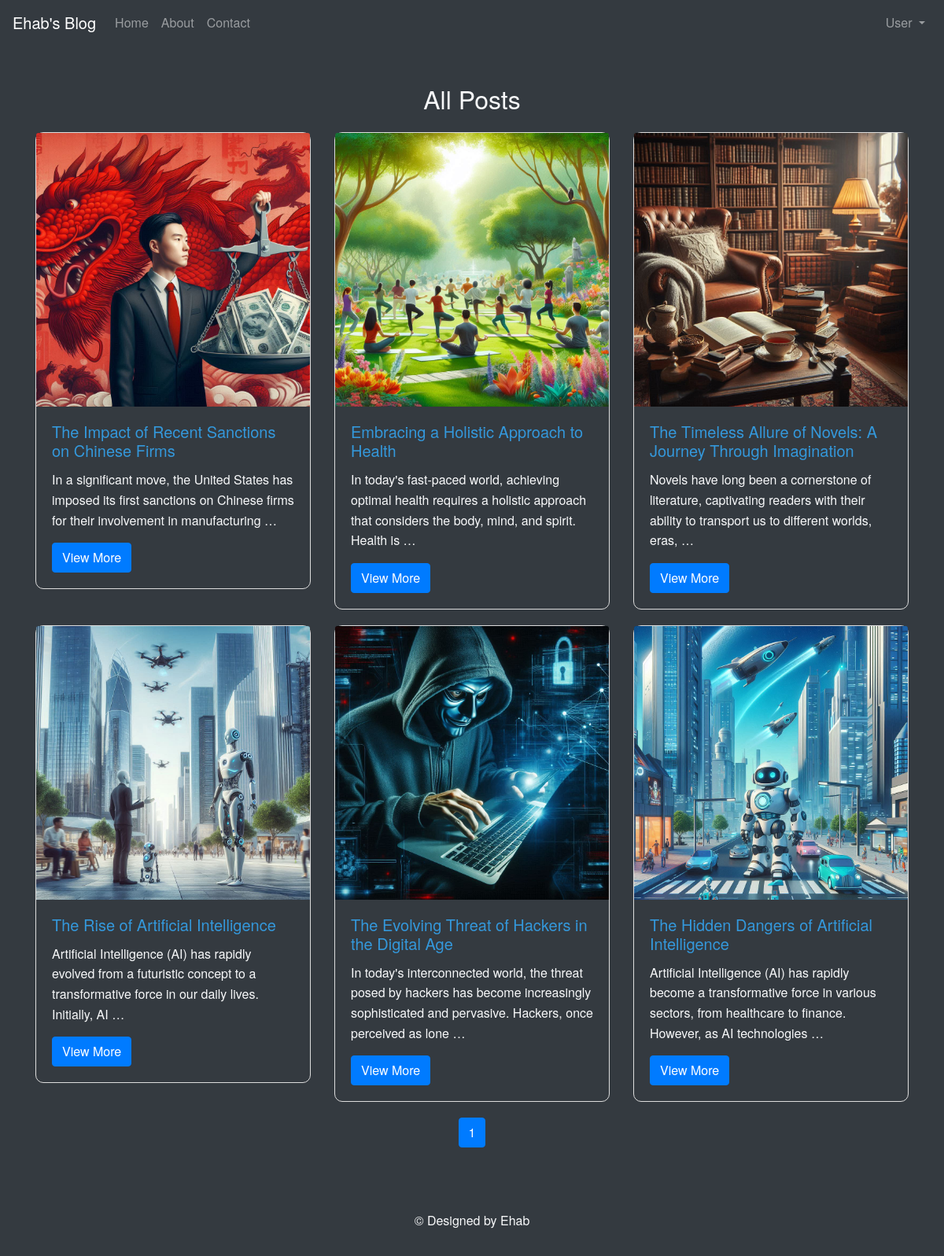
/posts/, run on the app's committed database.
### blog/models.py (models this page shows, shortened)
class CreatePost(models.Model):
    user = models.ForeignKey(User, on_delete=models.PROTECT)
    title = models.CharField(max_length=255)
    content = models.TextField(max_length=900000)
    image = models.ImageField(upload_to='Posts/imgs/%y/%m/%d/', default='Posts/imgs/default.jpg')
    publish = models.BooleanField(default=True)
    created_at = models.DateTimeField(default=timezone.now)
    category = models.ForeignKey(Category, on_delete=models.CASCADE)
    views = models.IntegerField(default=0)

### blog/views.py (the view)
# urls.py: path('posts/', views.all_posts, name='posts'),
def all_posts(request):
    posts = CreatePost.objects.filter(publish=True)
    paginator = Paginator(posts, 12)  # Show 12 posts per page
    page_number = request.GET.get('page')
    posts = paginator.get_page(page_number)
    return render(request, 'posts/all_posts.html', {'posts': posts})

### blog/templates/posts/all_posts.html (shortened to what this page needs)
{% extends "base.html" %}
{% block content %}
<section class="main-section py-5">
    <div class="container">
        <h2 class="text-center mb-4">All Posts</h2>
        <div class="row">
            {% for post in posts %}
            <div class="col-md-4">
                <div class="card bg-dark text-light">
                    <img src="{{ post.image.url }}" class="card-img-top" alt="{{ post.title }}">
                    <div class="card-body">
                        <h5 class="card-title"><a href='{% url "post" post.id %}'>{{post.title}}</a></h5>
                        <p class="card-text">{{ post.content|truncatewords:20 }}</p>
                        <a href="{% url "post" post.id %}" class="btn btn-primary">View More</a>
                    </div>
                </div>
            </div>
            {% endfor %}
        </div>
        <nav aria-label="Page navigation example">
            <ul class="pagination justify-content-center">
                {% for num in posts.paginator.page_range %}
                {% if posts.number == num %}
                <li class="page-item active"><a class="page-link" href="#">{{ num }}</a></li>
                {% elif num > posts.number|add:'-3' and num < posts.number|add:'3' %}
                <li class="page-item"><a class="page-link" href="?page={{ num }}">{{ num }}</a></li>
                {% endif %}
                {% endfor %}
            </ul>
        </nav>
    </div>
</section>
{% endblock content %}

### blog/static/style.css (style rules this page uses)
body { background-color: #f7f7f7; color: #333333; font-family: 'Helvetica Neue', Helvetica, Arial, sans-serif; line-height: 1.6; }
a { color: #3498db; }
.card { background-color: #343a40; margin-bottom: 20px; border: 1px solid #ddd; border-radius: 10px; }
.card-title { color: #3498db; }

### blog/templates/base.html (style rules this page uses)
.card { background-color: #343a40 !important; }

### data on the page
CreatePost: image (picture), title "The Impact of Recent Sanctions on Chinese Firms", content "In a significant move, the United States has imposed its first sanctions on Chinese firms for their involvement in manufacturing …"
CreatePost: image (picture), title "Embracing a Holistic Approach to Health", content "In today's fast-paced world, achieving optimal health requires a holistic approach that considers the body, mind, and spirit. Health is …"
CreatePost: image (picture), title "The Timeless Allure of Novels: A Journey Through Imagination", content "Novels have long been a cornerstone of literature, captivating readers with their ability to transport us to different worlds, eras, …"
CreatePost: image (picture), title "The Rise of Artificial Intelligence", content "Artificial Intelligence (AI) has rapidly evolved from a futuristic concept to a transformative force in our daily lives. Initially, AI …"
CreatePost: image (picture), title "The Evolving Threat of Hackers in the Digital Age", content "In today's interconnected world, the threat posed by hackers has become increasingly sophisticated and pervasive. Hackers, once perceived as lone …"
CreatePost: image (picture), title "The Hidden Dangers of Artificial Intelligence", content "Artificial Intelligence (AI) has rapidly become a transformative force in various sectors, from healthcare to finance. However, as AI technologies …"

### other printed values
{{ num }} "1"
